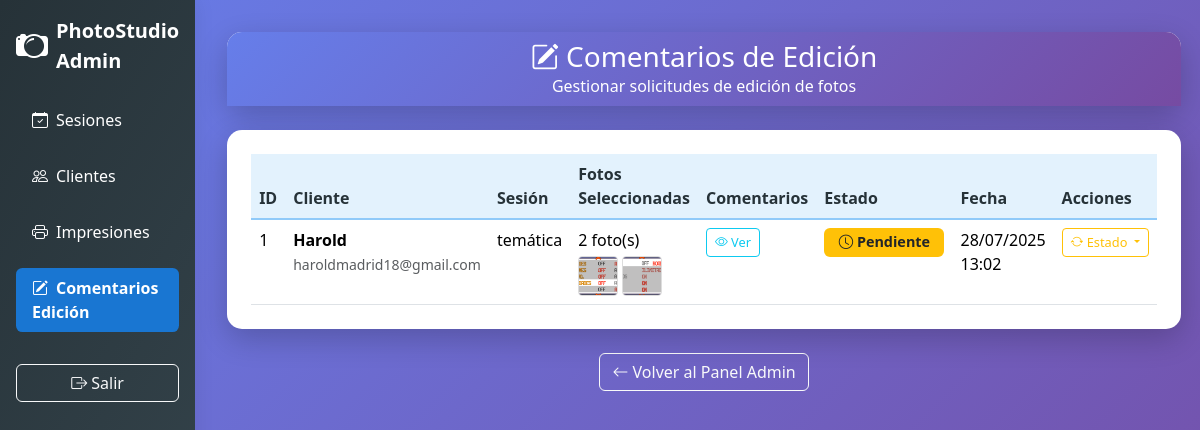
Screenshot of /pantallas/admin_comentarios_edicion.php (signed in) with the database file from the repository.
### tables this page shows
CREATE TABLE `comentarios_edicion` (
  `id_comentario` int(11) NOT NULL,
  `galeria_id` int(11) NOT NULL,
  `cliente_id` int(11) NOT NULL,
  `comentarios` text NOT NULL,
  `fotos_seleccionadas` text NOT NULL,
  `estado` enum('pendiente','en_proceso','completado') NOT NULL DEFAULT 'pendiente',
  `fecha_creacion` datetime NOT NULL DEFAULT current_timestamp(),
  `fecha_actualizacion` datetime DEFAULT NULL ON UPDATE current_timestamp()
);

CREATE TABLE `clientes` (
  `id_cliente` int(11) NOT NULL,
  `cedula` varchar(13) DEFAULT NULL,
  `nombre_completo` varchar(100) NOT NULL,
  `telefono_celular` varchar(20) NOT NULL,
  `correo` varchar(100) NOT NULL,
  `contrasena_hash` char(64) DEFAULT NULL,
  `token_confirmacion` char(64) DEFAULT NULL,
  `vencimiento_token` datetime DEFAULT NULL,
  `esta_activo` tinyint(1) NOT NULL DEFAULT 0,
  `fecha_registro` datetime NOT NULL DEFAULT current_timestamp(),
  `fecha_confirmacion` datetime DEFAULT NULL
);

CREATE TABLE `sesiones` (
  `id_sesion` int(11) NOT NULL,
  `cliente_id` int(11) NOT NULL,
  `tipo_sesion` enum('cobertura de evento','temática','estudio','exterior','corporativo','familiar','retrato','otro') NOT NULL,
  `descripcion_sesion` text NOT NULL,
  `duracion_sesion` varchar(50) NOT NULL,
  `precio_base` decimal(10,2) DEFAULT NULL,
  `lugar_sesion` enum('estudio','domicilio','exterior') NOT NULL,
  `direccion_sesion` varchar(255) DEFAULT NULL,
  `estilo_fotografia` enum('clasico','moderno','creativo','otro') NOT NULL,
  `servicios_adicionales` text DEFAULT NULL,
  `otros_datos` varchar(200) DEFAULT NULL,
  `total_pagar` decimal(10,2) NOT NULL,
  `abono_inicial` decimal(10,2) NOT NULL,
  `saldo` decimal(10,2) GENERATED ALWAYS AS (`total_pagar` - `abono_inicial`) STORED,
  `fecha_sesion` date NOT NULL,
  `hora_sesion` time NOT NULL,
  `estado` enum('en_espera','completado','cancelado') NOT NULL DEFAULT 'en_espera',
  `creado_en` datetime NOT NULL DEFAULT current_timestamp()
);

CREATE TABLE `fotos` (
  `id_foto` int(11) NOT NULL,
  `galeria_id` int(11) NOT NULL,
  `filename` varchar(255) NOT NULL,
  `url` varchar(255) NOT NULL,
  `url_editada` varchar(255) DEFAULT NULL,
  `is_selected` tinyint(1) NOT NULL DEFAULT 0,
  `es_final` tinyint(1) NOT NULL DEFAULT 0,
  `uploaded_at` datetime NOT NULL DEFAULT current_timestamp()
);

### pantallas/admin_comentarios_edicion.php (the view, shortened to what this page needs)
<?php
$pdo = DatabaseConnection::getInstance()->getConnection();
$comentarios = $pdo->query(
    "SELECT ce.*, c.nombre_completo, c.correo, g.token, s.tipo_sesion
     FROM comentarios_edicion ce
     JOIN clientes c ON ce.cliente_id = c.id_cliente
     JOIN galerias g ON ce.galeria_id = g.id_galeria
     JOIN sesiones s ON g.sesion_id = s.id_sesion
     ORDER BY ce.fecha_creacion DESC"
)->fetchAll(PDO::FETCH_ASSOC);
?>
<!DOCTYPE html>
<html lang="es">
<head>
  <link href="https://cdn.jsdelivr.net/npm/bootstrap@5.3.2/dist/css/bootstrap.min.css" rel="stylesheet">
  <link rel="stylesheet" href="https://cdn.jsdelivr.net/npm/bootstrap-icons@1.11.3/font/bootstrap-icons.css">
</head>
<body>
  <div class="d-flex">
    <nav class="sidebar bg-dark text-white p-3" style="width:260px;min-height:100vh;box-shadow:0 0 20px rgba(0,0,0,.08);">
  <div class="d-flex align-items-center mb-4">
    <i class="bi bi-camera2" style="font-size:2em;"></i>
    <span class="ms-2 fw-bold fs-5">PhotoStudio Admin</span>
  </div>
  <ul class="nav flex-column gap-2">
    <li class="nav-item">
      <a class="nav-link text-white <?php if(basename($_SERVER['PHP_SELF'])==='admin_galeria.php') echo 'active'; ?>" href="admin_galeria.php?seccion=sesiones">
        <i class="bi bi-calendar-check me-2"></i>Sesiones
      </a>
    </li>
    <li class="nav-item">
      <a class="nav-link text-white <?php if(basename($_SERVER['PHP_SELF'])==='admin_galeria.php') echo 'active'; ?>" href="admin_galeria.php?seccion=clientes">
        <i class="bi bi-people me-2"></i>Clientes
      </a>
    </li>
    <li class="nav-item">
      <a class="nav-link text-white <?php if(basename($_SERVER['PHP_SELF'])==='admin_galeria.php') echo 'active'; ?>" href="admin_galeria.php?seccion=impresiones">
        <i class="bi bi-printer me-2"></i>Impresiones
      </a>
    </li>
    <li class="nav-item">
      <a class="nav-link text-white active" href="admin_comentarios_edicion.php">
        <i class="bi bi-pencil-square me-2"></i>Comentarios Edición
      </a>
    </li>
  </ul>
  <div class="mt-auto pt-4">
    <a href="cerrar_sesion.php" class="btn btn-outline-light w-100">
      <i class="bi bi-box-arrow-right"></i> Salir
    </a>
  </div>
</nav>
    <div class="main-content container-fluid">
      <div class="row mb-4">
        <div class="col-12">
          <div class="card">
            <div class="card-header text-center">
              <h3 class="mb-0"><i class="bi bi-pencil-square"></i> Comentarios de Edición</h3>
              <p class="mb-0">Gestionar solicitudes de edición de fotos</p>
            </div>
          </div>
        </div>
      </div>
      <div class="row">
        <div class="col-12">
          <div class="card">
            <div class="card-body p-4">
              <?php if (empty($comentarios)): ?>
                <div class="text-center py-5 text-white-50">
                  <i class="bi bi-chat-dots" style="font-size:4rem;"></i>
                  <h5 class="mt-3">No hay comentarios de edición</h5>
                  <p>Los clientes aparecerán aquí cuando soliciten ediciones.</p>
                </div>
              <?php else: ?>
                <div class="table-responsive">
                  <table class="table table-hover mb-0">
                    <thead class="table-primary">
                      <tr>
                        <th>ID</th>
                        <th>Cliente</th>
                        <th>Sesión</th>
                        <th>Fotos Seleccionadas</th>
                        <th>Comentarios</th>
                        <th>Estado</th>
                        <th>Fecha</th>
                        <th>Acciones</th>
                      </tr>
                    </thead>
                    <tbody>
                      <?php foreach ($comentarios as $comentario): ?>
                        <tr>
                          <td><?= $comentario['id_comentario'] ?></td>
                          <td>
                            <strong><?= htmlspecialchars($comentario['nombre_completo']) ?></strong><br>
                            <small class="text-muted"><?= htmlspecialchars($comentario['correo']) ?></small>
                          </td>
                          <td><?= htmlspecialchars($comentario['tipo_sesion']) ?></td>
                          <td>
                            <?php
                              $fotos = json_decode($comentario['fotos_seleccionadas'], true);
                              echo count($fotos) . ' foto(s)';
                              if (!empty($fotos)) {
                                echo '<div class="d-flex gap-1 mt-1">';
                                foreach ($fotos as $fid) {
                                  $st = $pdo->prepare("SELECT filename FROM fotos WHERE id_foto=?");
                                  $st->execute([$fid]);
                                  $fi = $st->fetch(PDO::FETCH_ASSOC);
                                  if ($fi) {
                                    echo '<img src="../galeria/' . htmlspecialchars($fi['filename']) . '" '
                                        . 'style="width:40px;height:40px;object-fit:cover;border-radius:4px;border:1px solid #ddd;">';
                                  }
                                }
                                echo '</div>';
                              }
                            ?>
                          </td>
                          <td>
                            <button class="btn btn-sm btn-outline-info"
                                    data-bs-toggle="modal"
                                    data-bs-target="#comentarioModal<?= $comentario['id_comentario'] ?>">
                              <i class="bi bi-eye"></i> Ver
                            </button>
                          </td>
                          <td>
                            <?php
                              $est = strtolower($comentario['estado']);
                              if ($est === 'pendiente') {
                                echo '<span class="badge badge-status bg-warning text-dark"><i class="bi bi-clock"></i> Pendiente</span>';
                              } elseif ($est === 'en_proceso') {
                                echo '<span class="badge badge-status bg-info"><i class="bi bi-gear"></i> En Proceso</span>';
                              } else {
                                echo '<span class="badge badge-status bg-success"><i class="bi bi-check-circle"></i> Completado</span>';
                              }
                            ?>
                          </td>
                          <td><?= date('d/m/Y H:i', strtotime($comentario['fecha_creacion'])) ?></td>
                          <td>
                            <div class="btn-group">
                              <button class="btn btn-sm btn-outline-warning dropdown-toggle" data-bs-toggle="dropdown">
                                <i class="bi bi-arrow-repeat"></i> Estado
                              </button>
                            </div>
                          </td>
                        </tr>
                      <?php endforeach; ?>
                    </tbody>
                  </table>
                </div>
              <?php endif; ?>
            </div>
          </div>
        </div>
      </div>
      <div class="row mt-4">
        <div class="col-12 text-center">
          <a href="admin_galeria.php" class="btn btn-outline-light">
            <i class="bi bi-arrow-left"></i> Volver al Panel Admin
          </a>
        </div>
      </div>
    </div>
  </div>
</body>
</html>

### pantallas/admin_comentarios_edicion.php (style rules this page uses)
body { background: linear-gradient(135deg, #667eea 0%, #764ba2 100%); min-height: 100vh; margin: 0; }
.sidebar { width: 260px; min-height: 100vh; background: linear-gradient(120deg,#263238 0%,#37474f 100%); padding: 1rem; box-shadow: 0 0 20px rgba(0,0,0,.08); }
.sidebar .nav-link { color: #b0bec5; margin-bottom: .5rem; }
.sidebar .nav-link.active, .sidebar .nav-link:hover { background: #1976d2; color: #fff; border-radius: .4rem; font-weight: 600; }
.main-content { flex-grow: 1; padding: 2rem; }
.card { border: none; border-radius: 15px; box-shadow: 0 10px 30px rgba(0,0,0,0.2); }
.card-header { background: linear-gradient(135deg, #667eea 0%, #764ba2 100%); color: white; border-radius: 15px 15px 0 0 !important; border: none; }
.badge-status { font-size: .9em; padding: .5em 1em; }
.btn-sm { font-size: .8em; }
.table-primary th { background: #e3f2fd; color: #263238; font-weight: 700; border-bottom: 2px solid #90caf9; }

### rows the page displays
comentarios_edicion: id_comentario "1", cliente.nombre_completo "Harold", cliente.correo "haroldmadrid18@gmail.com", sesiones.tipo_sesion "temática", fotos_seleccionadas "2", estado "pendiente" (drawn), fecha_creacion "28/07/2025 13:02"
fotos: filename (picture)
fotos: filename (picture)
